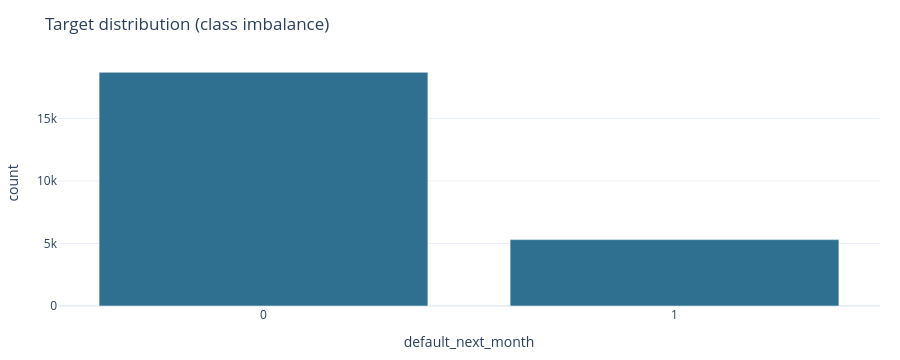

Notebook cell for this chart:
### Markdown cell above
## 2) EDA (independent + dependent)

### Code cell
eda = run_eda(x_train, y_train, save=True)
display(eda.target_summary)
print("imbalance neg/pos =", eda.imbalance_ratio)
eda.figures["target_distribution"].show()
# Raw independent-variable distributions (dropdown)
eda.figures["raw_distributions"].show()

### Figure 1 — Plotly figure (JSON) as saved in the notebook; plotly's stock layout.template omitted (floating-point values rounded to 4 significant figures)
{"data": [{"hovertemplate": "class=%{x}<br>count=%{y}<extra></extra>", "marker": {"color": "#2F6F8F"}, "type": "bar", "x": ["0", "1"], "y": [18691, 5309]}], "layout": {"height": 360, "margin": {"b": 40, "l": 50, "r": 20, "t": 60}, "title": {"text": "Target distribution (class imbalance)"}, "xaxis": {"title": {"text": "default_next_month"}}, "yaxis": {"title": {"text": "count"}}}}
